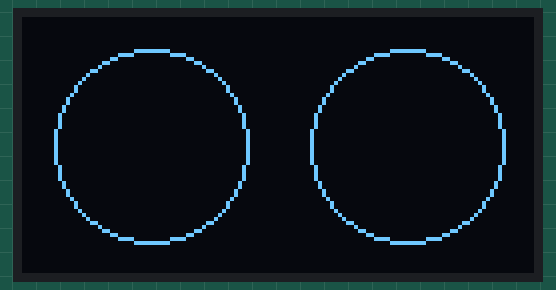
Recording of a sketch running on a simulated Arduino Uno, built with avr-gcc and run on an emulated ATmega328P. Shown: 128×64 one-colour display.

Above: at 0.2 s.
At 1.1 s:
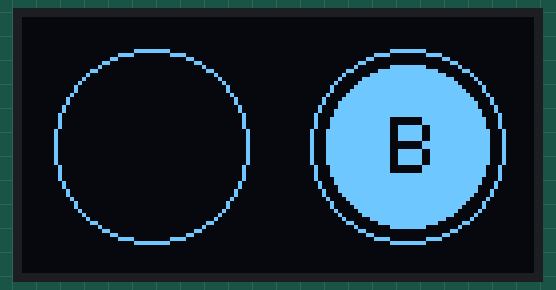
At 2.1 s:
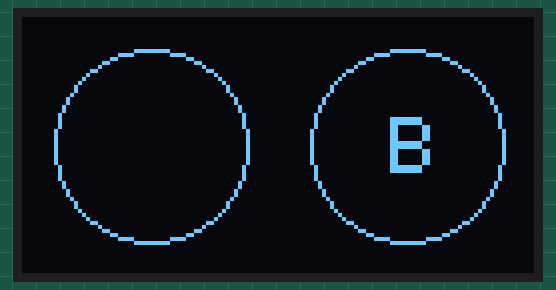
At 4.1 s:
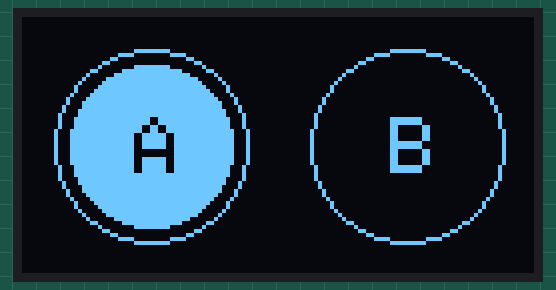
At 5.1 s:
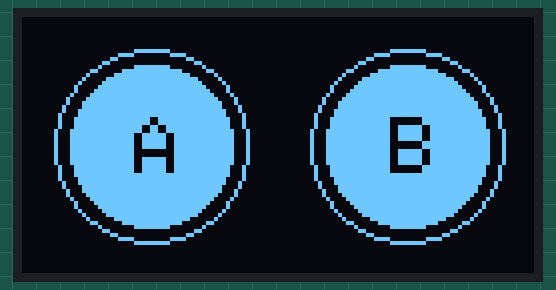
At 38.1 s:
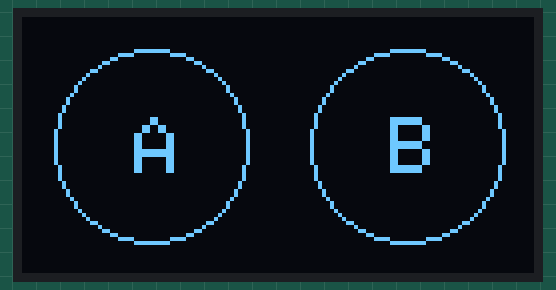

The sketch:

MultitaskCirculos.ino
```cpp
#include <SPI.h>
#include <Wire.h>
#include <Adafruit_GFX.h>
#include <Adafruit_SSD1306.h>

#define OLED_RESET 4
#define textSize 2
#define demora 1000 // 1 seg

Adafruit_SSD1306 display(OLED_RESET);

class Moneda{
  int vertical;
  int horizontal;
  int radio;
  int state;
  unsigned long previousMillis;

  public:
  Moneda(int c){
    radio = c;
    state = true;
    previousMillis = 0;
    };

  void configuracion(){
    display.drawCircle(display.width()/4, display.height()/2, radio, WHITE); //posicion derecha
    display.drawCircle((3*display.width())/4, display.height()/2, radio, WHITE); //posicion izquierda
    display.setTextSize(textSize);
    display.display();
  };

  void llenar(int radio,uint16_t color,char letra, char pos){// i=17
    if(pos=='i'){
      int x1=1; int x2=4; int  y2=2; float setX1=1; float setX2=4.5; float setY2=2.5;
      display.fillCircle(x1*display.width()/x2, display.height()/y2, radio, color);
      if(color==WHITE) display.setTextColor(BLACK);
      else display.setTextColor(WHITE);
      display.setCursor((setX1*display.width())/setX2,(display.height())/setY2);
      display.print(letra);
      display.display();
    }
    else{
      int x1=3; int x2=4; int  y2=2; float setX1=2.9; float setX2=4; float setY2=2.5;
      display.fillCircle(x1*display.width()/x2, display.height()/y2, radio, color);
      if(color==WHITE) display.setTextColor(BLACK);
      else display.setTextColor(WHITE);
      display.setCursor((setX1*display.width())/setX2,(display.height())/setY2);
      display.print(letra);
      display.display();
    }

    };

  void blink(unsigned long t_delay, unsigned long t_currentMillis, int radio,uint16_t color,char letra, char pos){  //Titilar,periodo de parpadeo = 2 * delay
    if((t_currentMillis-previousMillis)>= t_delay){
      previousMillis=t_currentMillis;   //Guardamos tiempo del ultimo cambio
      if(state) llenar(radio, color, letra, pos);
      else {
        if(color==WHITE) llenar(radio, BLACK, letra, pos);
        else llenar(radio, WHITE, letra, pos);
      }
      state=!state; //cambiamos estado del led

    };
    };
};

Moneda izquierda(24);
Moneda derecha(24);

void setup() {

  display.begin(SSD1306_SWITCHCAPVCC, 0x3C);
  display.clearDisplay();
  display.display();

  izquierda.configuracion();
  derecha.configuracion();

}

void loop() {
   unsigned long currentMillis;
   currentMillis = millis();


  izquierda.blink(demora*3, currentMillis, 20, WHITE, 'A', 'i');
  derecha.blink(demora, currentMillis, 20, WHITE, 'B', 'd');


}
```

Measured:
- what the display in image 0 shows lasts 0.9 s, from 0.1 s to 1.0 s
- what the display in image 1 shows lasts 1.0 s, from 1.0 s to 2.0 s
